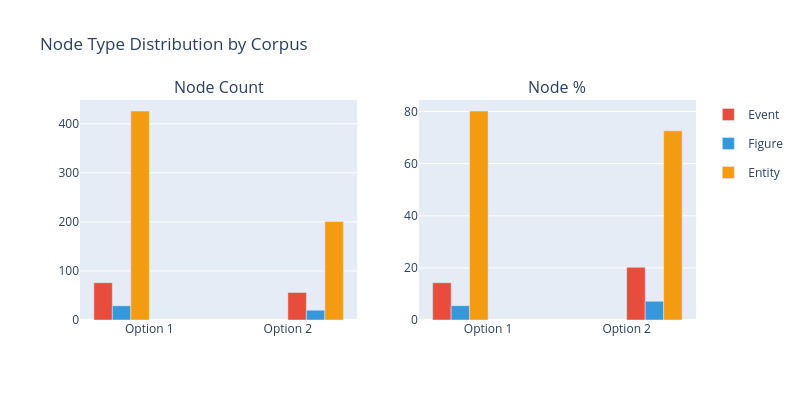
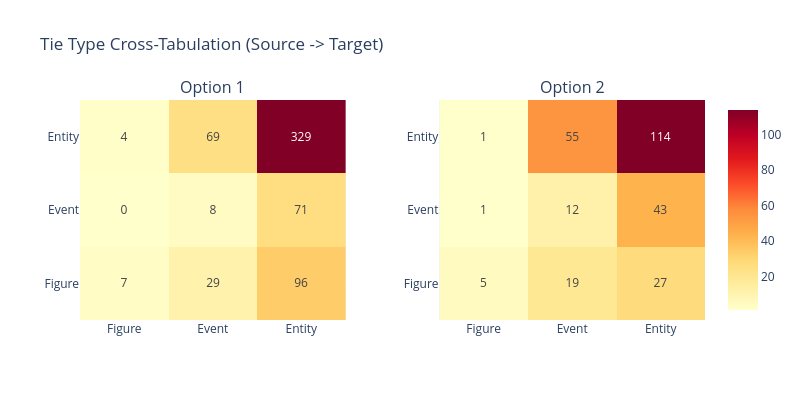

These figures' notebook cell, in order:
### Code cell
# Cell 2: Descriptive Characteristics (Bearman Table 1 & 2)

print("="*70)
print("  ANALYSIS 1: DESCRIPTIVE NETWORK CHARACTERISTICS")
print("="*70)

# ── Table 1: Node type distribution ────────────────────────────────
print("\nTable 1: Node Type Distribution (cf. Bearman Table 1)")
print("-"*60)

rows = []
for label, g in [('Option 1', G_opt1), ('Option 2', G_opt2), ('Combined', G_combined)]:
    type_counts = Counter(g.vs['type_broad'])
    total = g.vcount()
    rows.append({
        'Corpus': label,
        'Event (n)': type_counts.get('Event', 0),
        'Event (%)': round(100 * type_counts.get('Event', 0) / total, 1),
        'Figure (n)': type_counts.get('Figure', 0),
        'Figure (%)': round(100 * type_counts.get('Figure', 0) / total, 1),
        'Entity (n)': type_counts.get('Entity', 0),
        'Entity (%)': round(100 * type_counts.get('Entity', 0) / total, 1),
        'N of Nodes': total,
    })

table1 = pd.DataFrame(rows)
print(table1.to_string(index=False))

# ── Node type bar chart ────────────────────────────────────────────
fig_types = make_subplots(rows=1, cols=2, subplot_titles=('Node Count', 'Node %'))
for i, corpus in enumerate(['Option 1', 'Option 2']):
    row_data = table1[table1['Corpus'] == corpus].iloc[0]
    for typ, color in TYPE_COLORS.items():
        fig_types.add_trace(go.Bar(
            x=[corpus], y=[row_data[f'{typ} (n)']],
            name=typ, marker_color=color,
            legendgroup=typ, showlegend=(i==0),
        ), row=1, col=1)
        fig_types.add_trace(go.Bar(
            x=[corpus], y=[row_data[f'{typ} (%)']],
            name=typ, marker_color=color,
            legendgroup=typ, showlegend=False,
        ), row=1, col=2)
fig_types.update_layout(title='Node Type Distribution by Corpus', barmode='group', width=800, height=400)
fig_types.show()

# ── Table 2: Tie type cross-tabulation ─────────────────────────────
print("\n\nTable 2: Tie Type Cross-Tabulation (cf. Bearman Table 2)")
print("-"*60)

for label, g in [('Option 1', G_opt1), ('Option 2', G_opt2)]:
    print(f"\n  {label}:")
    tie_types = defaultdict(int)
    for e in g.es:
        src_type = g.vs[e.source]['type_broad']
        tgt_type = g.vs[e.target]['type_broad']
        tie_types[f"{src_type} -> {tgt_type}"] += 1

    total_ties = sum(tie_types.values())
    print(f"  {'Tie Type':<25} {'n':>6} {'%':>8}")
    print(f"  {'-'*25} {'-'*6} {'-'*8}")
    for key, count in sorted(tie_types.items(), key=lambda x: -x[1]):
        print(f"  {key:<25} {count:>6} {100*count/total_ties:>7.1f}%")
    print(f"  {'N of ties':<25} {total_ties:>6}")
    print(f"  {'Density':<25} {g.density():>6.4f}")

# ── Tie type heatmap ───────────────────────────────────────────────
types_order = ['Figure', 'Event', 'Entity']
fig_heat = make_subplots(rows=1, cols=2, subplot_titles=('Option 1', 'Option 2'),
                         horizontal_spacing=0.15)
for col_idx, (label, g) in enumerate([('Option 1', G_opt1), ('Option 2', G_opt2)], 1):
    matrix = pd.DataFrame(0, index=types_order, columns=types_order)
    for e in g.es:
        src_t = g.vs[e.source]['type_broad']
        tgt_t = g.vs[e.target]['type_broad']
        if src_t in types_order and tgt_t in types_order:
            matrix.loc[src_t, tgt_t] += 1
    fig_heat.add_trace(go.Heatmap(
        z=matrix.values, x=types_order, y=types_order,
        text=matrix.values, texttemplate='%{text}',
        colorscale='YlOrRd', showscale=(col_idx==2),
    ), row=1, col=col_idx)
fig_heat.update_layout(title='Tie Type Cross-Tabulation (Source -> Target)', width=800, height=400)
fig_heat.show()

# ── Basic metrics ──────────────────────────────────────────────────
print("\n\nBasic Network Metrics Comparison")
print("-"*60)
metrics = []
for label, g in [('Option 1', G_opt1), ('Option 2', G_opt2), ('Combined', G_combined)]:
    degrees = g.degree()
    metrics.append({
        'Corpus': label, 'Nodes': g.vcount(), 'Edges': g.ecount(),
        'Density': round(g.density(), 4), 'Avg Degree': round(np.mean(degrees), 2),
        'Max Degree': max(degrees), 'Reciprocity': round(g.reciprocity(), 3),
    })
print(pd.DataFrame(metrics).to_string(index=False))

### Figure 1 — Plotly figure (JSON) as saved in the notebook; plotly's stock layout.template omitted (floating-point values rounded to 4 significant figures)
{"data": [{"legendgroup": "Event", "marker": {"color": "#e74c3c"}, "name": "Event", "showlegend": true, "type": "bar", "x": ["Option 1"], "xaxis": "x", "y": [76], "yaxis": "y"}, {"legendgroup": "Event", "marker": {"color": "#e74c3c"}, "name": "Event", "showlegend": false, "type": "bar", "x": ["Option 1"], "xaxis": "x2", "y": [14.3], "yaxis": "y2"}, {"legendgroup": "Figure", "marker": {"color": "#3498db"}, "name": "Figure", "showlegend": true, "type": "bar", "x": ["Option 1"], "xaxis": "x", "y": [29], "yaxis": "y"}, {"legendgroup": "Figure", "marker": {"color": "#3498db"}, "name": "Figure", "showlegend": false, "type": "bar", "x": ["Option 1"], "xaxis": "x2", "y": [5.5], "yaxis": "y2"}, {"legendgroup": "Entity", "marker": {"color": "#f39c12"}, "name": "Entity", "showlegend": true, "type": "bar", "x": ["Option 1"], "xaxis": "x", "y": [426], "yaxis": "y"}, {"legendgroup": "Entity", "marker": {"color": "#f39c12"}, "name": "Entity", "showlegend": false, "type": "bar", "x": ["Option 1"], "xaxis": "x2", "y": [80.2], "yaxis": "y2"}, {"legendgroup": "Event", "marker": {"color": "#e74c3c"}, "name": "Event", "showlegend": false, "type": "bar", "x": ["Option 2"], "xaxis": "x", "y": [56], "yaxis": "y"}, {"legendgroup": "Event", "marker": {"color": "#e74c3c"}, "name": "Event", "showlegend": false, "type": "bar", "x": ["Option 2"], "xaxis": "x2", "y": [20.2], "yaxis": "y2"}, {"legendgroup": "Figure", "marker": {"color": "#3498db"}, "name": "Figure", "showlegend": false, "type": "bar", "x": ["Option 2"], "xaxis": "x", "y": [20], "yaxis": "y"}, {"legendgroup": "Figure", "marker": {"color": "#3498db"}, "name": "Figure", "showlegend": false, "type": "bar", "x": ["Option 2"], "xaxis": "x2", "y": [7.2], "yaxis": "y2"}, {"legendgroup": "Entity", "marker": {"color": "#f39c12"}, "name": "Entity", "showlegend": false, "type": "bar", "x": ["Option 2"], "xaxis": "x", "y": [201], "yaxis": "y"}, {"legendgroup": "Entity", "marker": {"color": "#f39c12"}, "name": "Entity", "showlegend": false, "type": "bar", "x": ["Option 2"], "xaxis": "x2", "y": [72.6], "yaxis": "y2"}], "layout": {"annotations": [{"font": {"size": 16}, "showarrow": false, "text": "Node Count", "x": 0.225, "xanchor": "center", "xref": "paper", "y": 1, "yanchor": "bottom", "yref": "paper"}, {"font": {"size": 16}, "showarrow": false, "text": "Node %", "x": 0.775, "xanchor": "center", "xref": "paper", "y": 1, "yanchor": "bottom", "yref": "paper"}], "barmode": "group", "height": 400, "title": {"text": "Node Type Distribution by Corpus"}, "width": 800, "xaxis": {"anchor": "y", "domain": [0, 0.45]}, "xaxis2": {"anchor": "y2", "domain": [0.55, 1]}, "yaxis": {"anchor": "x", "domain": [0, 1]}, "yaxis2": {"anchor": "x2", "domain": [0, 1]}}}

### Figure 2 — Plotly figure (JSON) as saved in the notebook; plotly's stock layout.template omitted (floating-point values rounded to 4 significant figures)
{"data": [{"colorscale": [[0, "rgb(255,255,204)"], [0.125, "rgb(255,237,160)"], [0.25, "rgb(254,217,118)"], [0.375, "rgb(254,178,76)"], [0.5, "rgb(253,141,60)"], [0.625, "rgb(252,78,42)"], [0.75, "rgb(227,26,28)"], [0.875, "rgb(189,0,38)"], [1, "rgb(128,0,38)"]], "showscale": false, "text": [[7, 29, 96], [0, 8, 71], [4, 69, 329]], "texttemplate": "%{text}", "type": "heatmap", "x": ["Figure", "Event", "Entity"], "xaxis": "x", "y": ["Figure", "Event", "Entity"], "yaxis": "y", "z": [[7, 29, 96], [0, 8, 71], [4, 69, 329]]}, {"colorscale": [[0, "rgb(255,255,204)"], [0.125, "rgb(255,237,160)"], [0.25, "rgb(254,217,118)"], [0.375, "rgb(254,178,76)"], [0.5, "rgb(253,141,60)"], [0.625, "rgb(252,78,42)"], [0.75, "rgb(227,26,28)"], [0.875, "rgb(189,0,38)"], [1, "rgb(128,0,38)"]], "showscale": true, "text": [[5, 19, 27], [1, 12, 43], [1, 55, 114]], "texttemplate": "%{text}", "type": "heatmap", "x": ["Figure", "Event", "Entity"], "xaxis": "x2", "y": ["Figure", "Event", "Entity"], "yaxis": "y2", "z": [[5, 19, 27], [1, 12, 43], [1, 55, 114]]}], "layout": {"annotations": [{"font": {"size": 16}, "showarrow": false, "text": "Option 1", "x": 0.2125, "xanchor": "center", "xref": "paper", "y": 1, "yanchor": "bottom", "yref": "paper"}, {"font": {"size": 16}, "showarrow": false, "text": "Option 2", "x": 0.7875, "xanchor": "center", "xref": "paper", "y": 1, "yanchor": "bottom", "yref": "paper"}], "height": 400, "title": {"text": "Tie Type Cross-Tabulation (Source -> Target)"}, "width": 800, "xaxis": {"anchor": "y", "domain": [0, 0.425]}, "xaxis2": {"anchor": "y2", "domain": [0.575, 1]}, "yaxis": {"anchor": "x", "domain": [0, 1]}, "yaxis2": {"anchor": "x2", "domain": [0, 1]}}}
